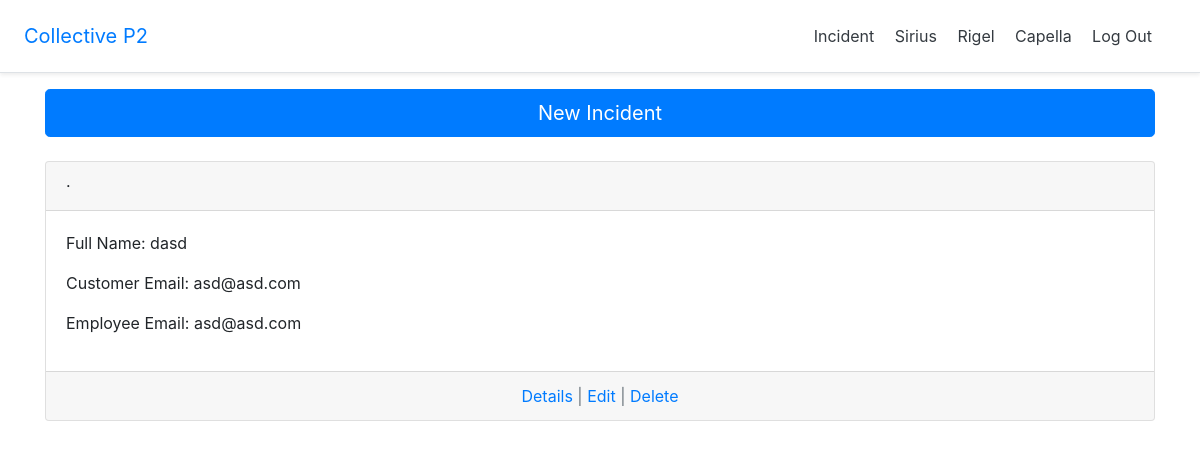
Before: /incidents/ (signed in) with the older database file.
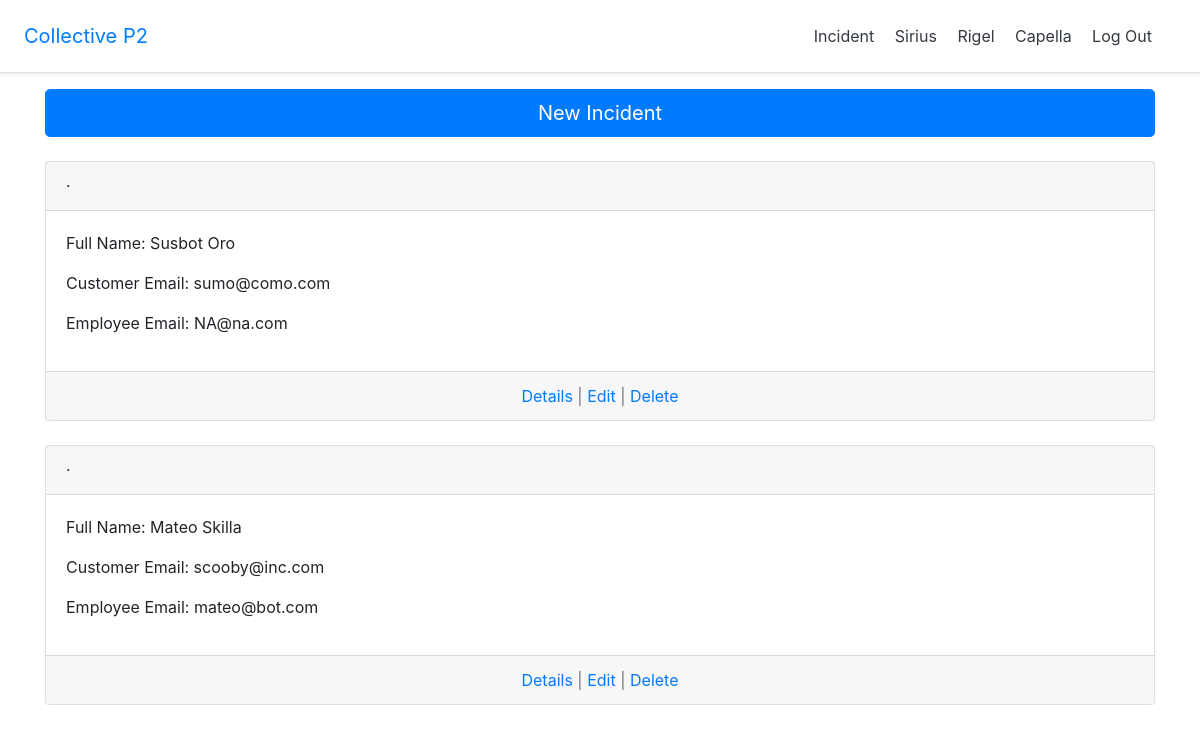
After: the same page with the newer database file.
### incidents/models.py (models this page shows, shortened)
class Incident(models.Model):
    full_name = models.CharField(max_length=50)
    team = models.CharField(max_length=20)
    organization_impacted_by_incident = models.CharField(max_length=20)
    incident_discovery_method = models.TextField()
    affiliation_to_org = models.CharField(max_length=30)
    user_incident_reported_by = models.CharField(max_length=20)
    employee_email = models.EmailField()
    customer_email = models.EmailField()
    prevention = models.TextField()
    additional_notes = models.TextField()
    date_incident_reported = models.DateField(auto_now_add=True, editable=True)
    date_incident_occured = models.DateField(auto_now=False)
    author = models.ForeignKey(
        get_user_model(),
        on_delete=models.CASCADE
    )

### incidents/views.py (the view)
# urls.py: path('', HomeListView.as_view(), name='incidents/incident_list'),
class HomeListView(LoginRequiredMixin, ListView):
    model = Incident
    template_name = 'incidents/incident_list.html'

### templates/incidents/incident_list.html (shortened to what this page needs)
{% extends 'base.html' %}
{% block content %}
    <div>
        <a class="btn btn-primary btn-lg btn-block" href="{% url 'incidents/incident_new' %}">New Incident</a>
    </div>
    <br />
    {% for incident in object_list %}
        <div class="card">
            <div class="card-header">
                 &middot;
            </div>
            <div class="card-body">
                <p>Full Name: {{ incident.full_name }} </p>
                <p>Customer Email: {{ incident.customer_email }} </p>
                <p>Employee Email: {{ incident.employee_email }}</p>
            </div>
            <div class="card-footer text-center text-muted">
                <a href="{% url 'incidents/incident_detail' incident.pk %}">Details</a> |
                <a href="{% url 'incidents/incident_edit' incident.pk %}">Edit</a> |
                <a href="{% url 'incidents/incident_delete' incident.pk %}">Delete</a>
            </div>
        </div>
        <br />
    {% endfor %}
{% endblock content %}

### templates/base.html (shortened to what this page needs)
<!DOCTYPE html>
<html>
<head>
</head>
<body>
    <header>
        <div class="d-flex flex-column flex-md-row align-items-center p-3 px-md-4
     mb-3 bg-white border-bottom shadow-sm">
            <a href="{% url 'home' %}" class="navbar-brand my-0 mr-md-auto font-weight-normal">Collective P2</a>
            <nav class="my-2 my-md-0 mr-md-3">
                {% if user.is_authenticated %}
                    <a class="p-2 text-dark" href="{% url 'incidents/incident_list' %}">Incident</a>
                    <a class="p-2 text-dark" href="">Sirius</a>
                    <a class="p-2 text-dark" href="">Rigel</a>
                    <a class="p-2 text-dark" href="">Capella</a>
                    <a class="p-2 text-dark" href="{% url 'logout' %}">Log Out</a>
                {% else %}
                    <a class="btn btn-outline-primary" href="{% url 'login' %}">Log In</a>
                    <a class="btn btn-outline-primary" href="{% url 'signup' %}">Sign Up</a>
                {% endif %}
            </nav>
        </div>
    </header>
    <div class="container">
            {% block content %}
            {% endblock content %}
    </div>
    <link rel="stylesheet" href="https://stackpath.bootstrapcdn.com/bootstrap/4.5.0/css/bootstrap.min.css">
</html>

Changed rows visible on the page:
added Incident: full_name "Susbot Oro", customer_email "sumo@como.com", employee_email "NA@na.com"
changed Incident: full_name "dasd" → "Mateo Skilla"; customer_email "asd@asd.com" → "scooby@inc.com"; employee_email "asd@asd.com" → "mateo@bot.com"
